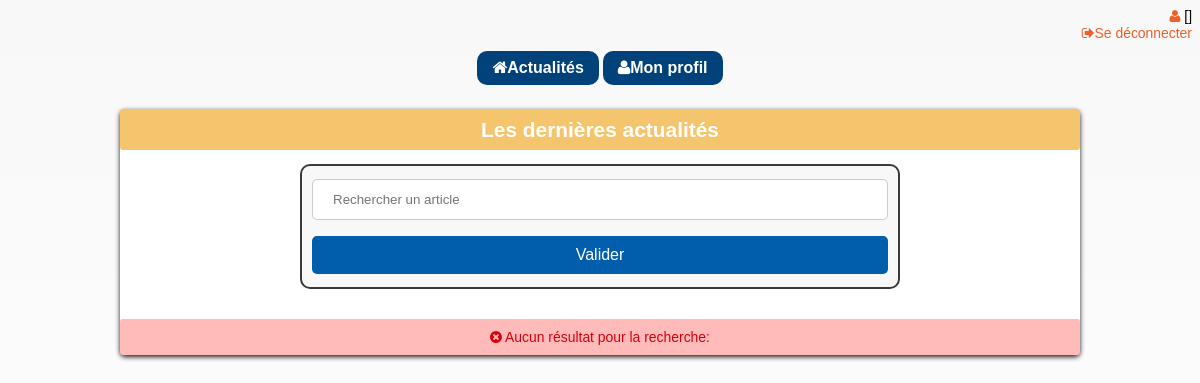
The page /club2021/article/actualite.php (signed in) on the database as committed earlier.
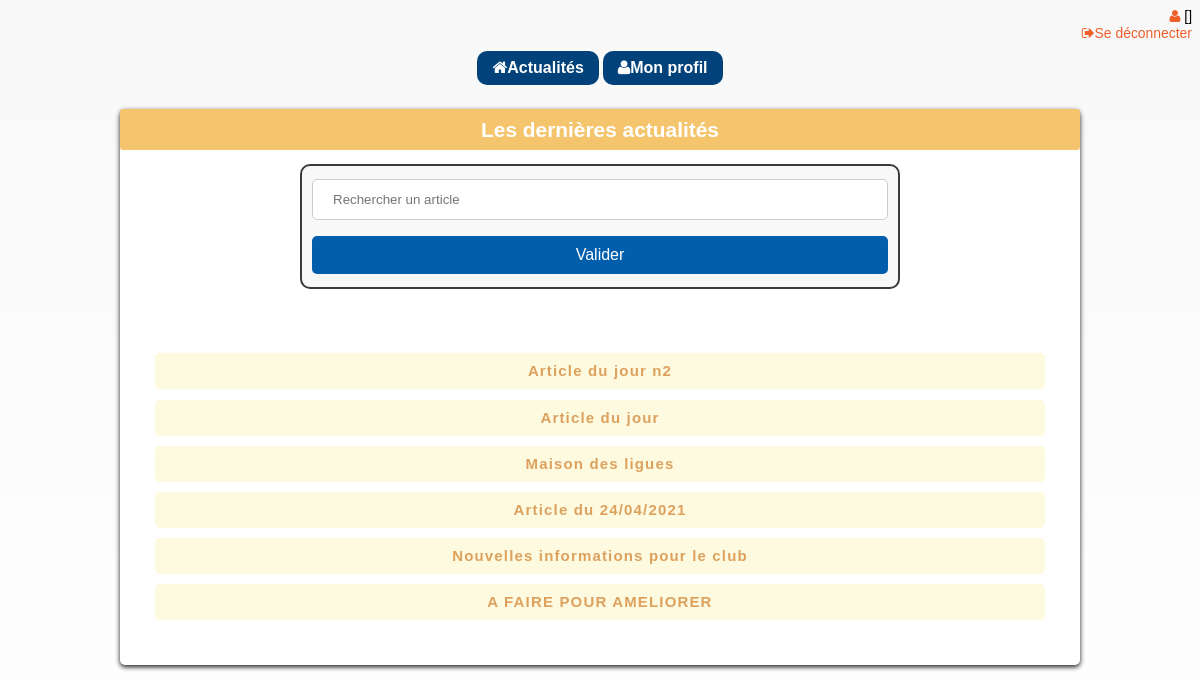
The same page on the database as committed later.
### tables this page shows
CREATE TABLE Articles(
        id                    Int  Auto_increment  NOT NULL ,
        titre                 Varchar (255) NOT NULL ,
        contenu               Text NOT NULL ,
        date_time_publication Datetime NOT NULL ,
        date_time_edition     Datetime NOT NULL ,
        auteur                Varchar (100) NOT NULL
	,CONSTRAINT Articles_PK PRIMARY KEY (id)
);

### club2021/article/actualite.php (the view, shortened to what this page needs)
<?php
require('../inc/header.php');
?>
<body>
    <div class="container">
        <div class="txt-center">
            <h1 class="h1-actu">Les dernières actualités</h1>
            <form class="form form--m center" method="GET">
                <input type="search" name="q" placeholder="Rechercher un article" value="<?= isset($_GET['q'])?$_GET['q']:null ?>" />
                <input type="submit" value="Valider" />
            </form>
        <div class="content3col"></div>
        <?php
        $articles = $pdo->query('SELECT id,titre FROM articles ORDER BY id DESC');
        ?>
        <?php if ($articles->rowCount() > 0) { ?>
            <div class="card-content">
                <?php while ($a = $articles->fetch()) { ?>
                    <h1 class="card-header"><a class="a-article" href="article.php?id=<?= $a->id ?>"><?= $a->titre ?></a></h1>
            <?php } ?>
            </div>
        <?php } else { ?>
            <div class="error-msg"><i class='fa fa-times-circle'></i> Aucun résultat pour la recherche: <strong><?= $q ?></strong></div>
        <?php } ?>
        </div>
    </div>
</body>
</html>

### club2021/inc/header.php (shortened to what this page needs)
<?php if ($_SERVER['PHP_SELF'] == "/club2021/article/actualite.php" or $_SERVER['PHP_SELF'] == "/club2021/article/article.php") : ?>
    <!DOCTYPE html>
    <html lang="fr">
    <head>
        <link type="text/css" rel="stylesheet" href="../css/style.css" media="screen" />
        <link rel="stylesheet" type="text/css" href="../css/font-awesome.min.css">
    </head>
    <header>
        <div style="text-align:right">
            <i class="fa fa-user" aria-hidden="true" style="color: #ee5f2a;"></i>
            <?php
            if ( !isset($_SESSION['auth'])) {
                echo ("Vous n'êtes pas connecté(e)");
            } else {
                $message = $_SESSION['auth']->user_prenom . ' ' . $_SESSION['auth']->user_nom . ' ' . '[' . $_SESSION['auth']->role_nom . ']';
                echo ($message);
            }
            ?>
            <br>
            <?php if (isset($_SESSION['auth'])) : ?>
                <a href="../logout.php"><i class="fa fa-sign-out" aria-hidden="true"></i>Se déconnecter</a>
            <?php endif ?>
        </div>
        <div class="nav-top">
            <?php if (isset($_SESSION['auth'])) : ?>
                <a href="actualite.php"><i class="fa fa-home " aria-hidden="true"></i>Actualités</a>
                <a href="../profil.php"><i class="fa fa-user" aria-hidden="true"></i>Mon profil</a>
            <?php endif ?>
        </div>
    </header>
<?php endif ?>

### club2021/css/style.css (style rules this page uses)
article, aside, datagrid, datalist, details, dialog, figure, footer, header, main, menu, nav, section { display: block; }
html { box-sizing: border-box; }
*, *:before, *:after { box-sizing: inherit; }
html { font-size: 80%; font-size: calc(1em * 0.725); }
body { background:linear-gradient(#f8f8f8, white); background-position: center top; background-attachment: fixed; background-size: cover; font-family: Arial, Helvetica, sans-serif; background-color: #cfcfcf; line-height: 1.2; font-size: 12px; font-size: 1.2rem; }
.nav-top { text-align: center; overflow: hidden; background-color: transparent; padding: 10px; }
.nav-top a { display: inline-block; color: #fff; text-align: center; padding: 7px 15px; text-decoration: none; font-size: 16px; font-weight: bold; border-radius: 10px; background-color: #004279; transition: all .5s; }
h1, .h1 { font-size: 1.8rem; font-weight:bold ; }
.h1-actu { background-color: #f5c56d; color:#ffffff; text-align: center; border-radius: 3px; padding: 8px; margin-left: auto; margin-right: auto; width: 100% }
.content3col { width: 55%; padding: 10px; }
a { color: #ee5f2a; cursor: pointer;text-decoration: none; }
.center { margin: 0 auto; }
form,fieldset { padding: 2rem; }
.container { margin: 0 auto; position: relative; width:auto; max-width: 960px; min-width: 320px; background: #fff; box-shadow: 0 2px 5px #1c1a19; border-radius: 5px; }
form { background-color: #f8f8f8; width: auto; min-width: 300px; padding: 5px 10px; border-radius: 10px; border: 2px solid #3a3a3a; color: #333333; }
.form--m { width: 600px !important; }
input[type=search] { width:100%; padding: 12px 20px; margin:8px 0; display: inline-block; border: 1px solid #ccc; box-sizing: border-box; border-radius: 5px; }
input[type=submit] { background-color:#005eac; color:white; padding: 10px ; margin:8px 0; border:none; cursor:pointer; width:100%; border-radius: 5px; font-size: 16px; }
.txt-center { text-align: center; }
.card-content { padding: 3rem; }
.card-header { display: block; width: 100%; padding: 9px; font-size: 15px; text-align: center; color: #3363ff; background-color: #FEFAE0; border: none; border-radius: 0.4rem; transition: 0.3s; cursor: pointer; letter-spacing: 0.1rem; }
.a-article { color: #DDA15E; cursor: pointer;text-decoration: none; }
.info-msg, .success-msg, .warning-msg, .error-msg { margin: 10px 0; padding: 10px; border-radius: 3px 3px 3px 3px; }
.error-msg { color: #D8000C; background-color: #FFBABA; }

Rows that differ between the two databases and show on the page:
added articles: titre "Article du jour n2"
added articles: titre "Article du jour"
added articles: titre "Maison des ligues"
added articles: titre "Article du 24/04/2021"
added articles: titre "Nouvelles informations pour le club"
added articles: titre "A FAIRE POUR AMELIORER"
Other text that changed with them:
text no longer shown: "Aucun résultat pour la recherche:"
